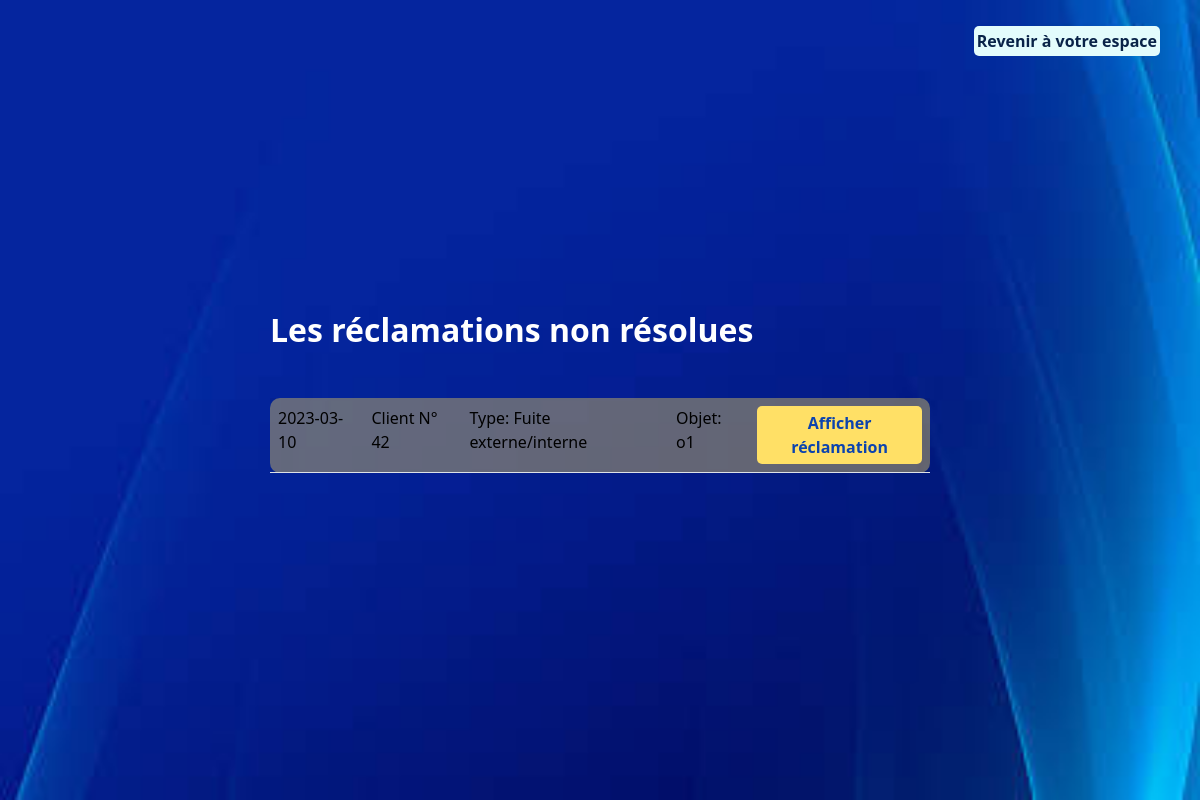
/projetElectricite/gestionReclamations/listReclamationByF.php (signed in), run on the app's committed database.
### tables this page shows
CREATE TABLE `reclamations` (
  `id` int(100) NOT NULL,
  `type` varchar(255) NOT NULL,
  `objet` varchar(255) NOT NULL,
  `description` text NOT NULL,
  `state` int(5) NOT NULL,
  `date` date NOT NULL,
  `idClient` int(100) NOT NULL
);

### projetElectricite/gestionReclamations/listReclamationByF.php (the view, shortened to what this page needs)
<?php
require_once("../connex.php");
$pdostat = $pdo->prepare(
    "select * from reclamations where state=0 order by id DESC");
    $pdostat->execute();
    $content='
    <div class="bgNew">
    <div class="d-flex justify-content-center gap-3 mb-5" style="position:absolute; top:10px; right:40px;">
        <div class="d-flex gap-5 justify-content-center mt-3">
            <div class="modifier">
                <a href="../espaceAdmin.php">Revenir à votre espace</a>
            </div>
        </div>
    </div>
    <div class="myTab d-flex flex-column justify-content-around"><h2 class="mb-5" style="color: white;">Les réclamations non résolues</h2><table class="table table-striped">';
    foreach($pdostat->fetchAll() as $ligne){
        $content.="<tr><td>".$ligne['date']."</td><td>Client N° ".$ligne['idClient']."</td><td>Type: ".$ligne['type']."</td><td>Objet: ".$ligne['objet']."</td><td><div class='lien3 mibtn'><a href=\"reclamation.php?r=".$ligne['id']."\">Afficher réclamation</a></td>";
    }
    $content.='</table>';
    require('../layout.php');

### projetElectricite/layout.php (style rules this page uses)
body { min-height: 100vh; background-image: url('images/im3.jpg'); background-repeat: repeat; background-size: cover; backdrop-filter: blur(8px); background-position: bottom -70px right 0px; display: flex; justify-content: center; align-items: center; }
.bgNew { min-height: 100vh; width: 100%; background-image: url('images/im6.jpg'); background-repeat: no-repeat; background-size: cover; display: flex; justify-content: center; align-items: center; flex-direction: column; gap:40px; }
h2, h1 { font-size: xx-large; font-weight: bolder; }
.lien, .lien2, .lien3, .info { padding: 5px; border-radius: 5px; background-color: rgb(44,242,255); }
.lien a , .lien2 a, .lien3 a, .info p, .btnN input { text-decoration: none !important; color:rgb(14,53,96); font-weight: bold; }
.lien3, .info,.btnN { background-color: rgb(255, 224, 102) !important; text-align: center; }
.lien3 a, .btnN input { color:rgb(11,67,175); }
.mybtns input, #annuler, .modifier { background-color: rgb(227,252,252); color:rgb(9,35,72); border-radius: 5px; font-weight: bold; }
.modifier { padding: 3px; }
#annuler a, .modifier a { text-decoration: none; color:rgb(9,35,72); text-align: center; }
.myTab { width:55%; }
.myTab table { background-color: rgba(255, 224, 102, 0.4); border-radius: 10px; }
.myTab td { color: black; }
.mibtn { width:fit-content; }

### data on the page
reclamations: date "2023-03-10", idClient "42", type "Fuite externe/interne", objet "o1"
